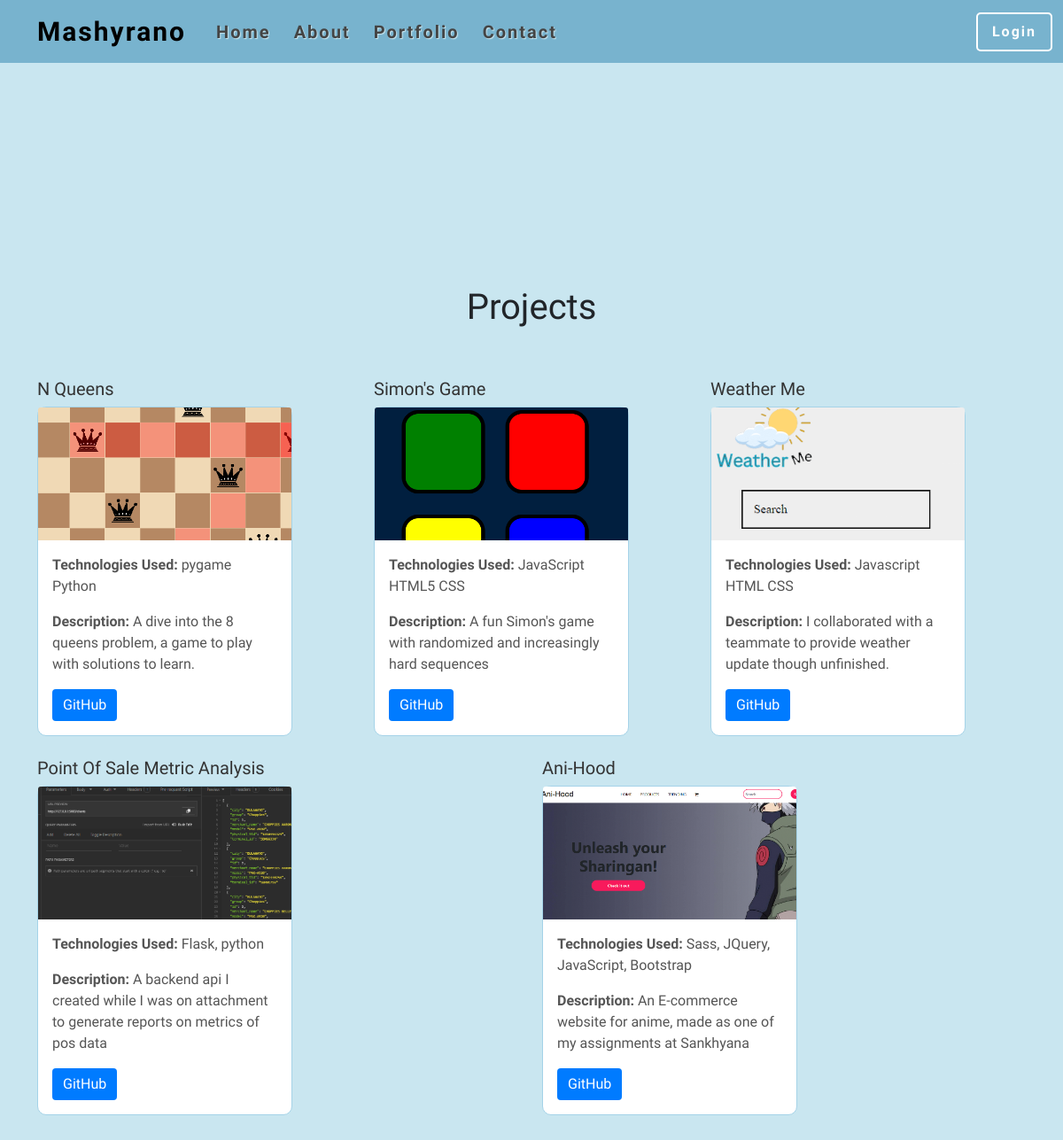
The app's page /projects with its own data.
### Base/models.py (models this page shows, shortened)
class Project(models.Model):
    name = models.CharField(max_length=255)
    picture = models.ImageField(upload_to='projects/')
    technologies_used = models.TextField()
    description = models.TextField(null=True)
    github_link = models.URLField(max_length=200)

### Base/views.py (the view)
# urls.py: path("projects", views.projects),
def projects(request):
   projects = Project.objects.all()
   return render(request, 'projects.html', {'projects': projects})

### Base/templates/projects.html (shortened to what this page needs)
{% extends 'base.html' %}
{% load static %}
{% block content %}
<div id="portfolio">
    <div class="container my-5">
        <h1 class="text-center pb-5">Projects</h1>
        <div class="row g-4">
            {% for project in projects %}
            <div class="col">
                <h5 class="card-title">{{ project.name }}</h5>
                <div class="card" style="width: 18rem;">
                    {% if project.picture %}
                    <img src="{{ project.picture.url }}" class="card-img-top" style="height: 150px; object-fit: cover;">
                    {% endif %}
                    <div class="card-body">
                      <p class="card-text"><strong>Technologies Used:</strong> {{ project.technologies_used }}</p>
                      <p class="card-text"><strong>Description:</strong> {{ project.description }}</p>
                      <a href="{{ project.github_link }}" class="btn btn-primary">GitHub</a>
                    </div>
                  </div>
            </div>
            {% endfor %}
        </div>
    </div>
</div>
{% endblock %}

### Base/templates/base.html (shortened to what this page needs)
{% load static %}
<!DOCTYPE html>
<html lang="en">
<head>
    <link rel="stylesheet" href="{% static  'css/home.css'%}">
    <link href="https://cdn.jsdelivr.net/npm/bootstrap@5.0.2/dist/css/bootstrap.min.css" rel="stylesheet">
    <link rel="stylesheet" href="https://cdnjs.cloudflare.com/ajax/libs/font-awesome/6.2.0/css/all.min.css">
    <link href="https://unpkg.com/aos@2.3.1/dist/aos.css" rel="stylesheet">
</head>
<body>
    <div class="home-section">
        <nav class="navbar navbar-expand-lg" id="navbar">
            <div class="container-fluid">
              <a class="navbar-brand" href="/" id="logo">Mashyrano</a>
              <div class="collapse navbar-collapse" id="navbarSupportedContent">
                <ul class="navbar-nav me-auto mb-2 mb-lg-0">
                  <li class="nav-item">
                    <a class="nav-link active" aria-current="page" href="/">Home</a>
                  </li>
                  <li class="nav-item">
                    <a class="nav-link" href="/about">About</a>
                  </li>
                  <li class="nav-item">
                    <a class="nav-link" href="/projects">Portfolio</a>
                  </li>
                  <li class="nav-item">
                    <a class="nav-link" href="/contact">Contact</a>
                  </li>
                </ul>
                <form class="d-flex">
                  {% if user.is_authenticated %}
                  <a id="btn-login" href="{% url 'logout' %}">Logout</a>
                  {% else %}
                  <a id="btn-login" href="{% url 'login' %}">Login</a>
                  {% endif %}
                </form>
              </div>
            </div>
          </nav>
    {% block content %}{% endblock %}
    </div>
</body>
</html>

### static/css/home.css (style rules this page uses)
* { margin: 0; padding: 0; box-sizing: border-box; font-family: 'Abyssinica SIL', serif; }
.home-section { width: 100%; height: 100vh; background: linear-gradient(to bottom right, #78B3CE 70%, #C9E6F0 30%); }
#navbar { background:#78B3CE; }
#logo { margin-left: 30px; font-size: 30px; font-weight: bold; color: black; letter-spacing: 2px; font-family: "Playwrite HR Lijeva", cursive; transition: 0.5s ease; }
.nav-item .nav-link { margin-left: 10px; font-weight: bold; color: #444444; font-size: 20px; text-shadow: 1px 1px 1px #C9E6F0; letter-spacing: 2px; transition: 0.5s ease; }
#btn-login { background: transparent; border: 2px solid white; font-weight: bold; letter-spacing: 2px; border-radius: 5px; cursor: pointer; color: white; padding: 8px 16px; transition: color 0.3s ease, background-color 0.3s ease; text-decoration: none; }
#portfolio { width: 100%; height: 180vh; background-color: #C9E6F0; display: flex; align-items: center; }
#portfolio .card { background-color: #FFFFFF; border: 1px solid #A5D3E8; border-radius: 10px; transition: transform 0.3s, box-shadow 0.3s; }
#portfolio .card-title { color: #333333; }
#portfolio .card-text { color: #555555; }
#portfolio .btn-primary { background-color: #007BFF; border: none; }

### records on screen
Project: name "N Queens", picture (picture), technologies_used "pygame Python", description "A dive into the 8 queens problem, a game to play with solutions to learn."
Project: name "Simon's Game", picture (picture), technologies_used "JavaScript HTML5 CSS", description "A fun Simon's game with randomized and increasingly hard sequences"
Project: name "Weather Me", picture (picture), technologies_used "Javascript HTML CSS", description "I collaborated with a teammate to provide weather update though unfinished."
Project: name "Point Of Sale Metric Analysis", picture (picture), technologies_used "Flask, python", description "A backend api I created while I was on attachment to generate reports on metrics of pos data"
Project: name "Ani-Hood", picture (picture), technologies_used "Sass, JQuery, JavaScript, Bootstrap", description "An E-commerce website for anime, made as one of my assignments at Sankhyana"
